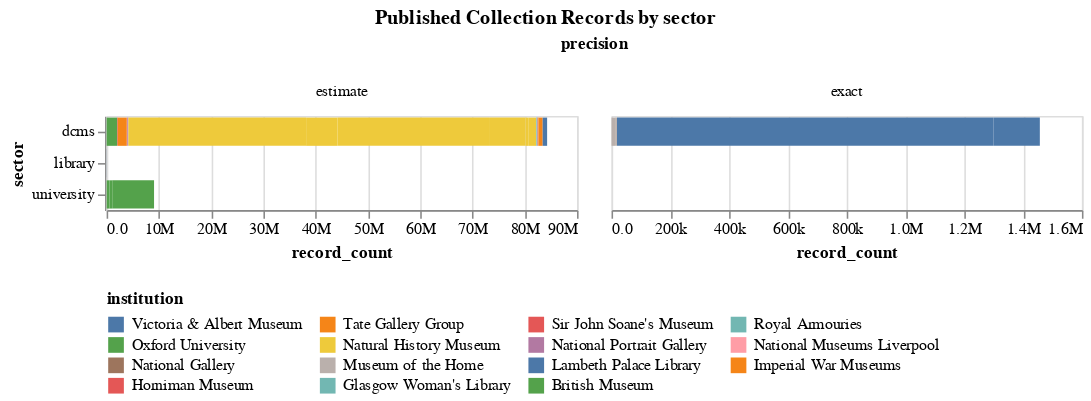

The notebook cell saved with this chart:
### Code cell
title = alt.TitleParams('Published Collection Records by sector', anchor='middle')
alt.Chart(records_data, title=title).mark_bar().encode(
    column='precision:O',
    x='record_count:Q',
    y='sector:N',
    color=alt.Color('institution:N', sort='descending', legend=alt.Legend(orient='bottom',columns=4))
).properties(width=300).resolve_scale(x='independent').configure(numberFormat='.2s')

### Figure 1 — Vega-Lite specification as saved in the notebook (floating-point values rounded to 4 significant figures)
{"config": {"view": {"continuousWidth": 300, "continuousHeight": 300}, "numberFormat": ".2s"}, "data": {"name": "data-16e7f1d857f42061747460e6ac2ad9d2"}, "mark": {"type": "bar"}, "encoding": {"color": {"field": "institution", "legend": {"columns": 4, "orient": "bottom"}, "sort": "descending", "type": "nominal"}, "column": {"field": "precision", "type": "ordinal"}, "x": {"field": "record_count", "type": "quantitative"}, "y": {"field": "sector", "type": "nominal"}}, "resolve": {"scale": {"x": "independent"}}, "title": {"text": "Published Collection Records by sector", "anchor": "middle"}, "width": 300, "$schema": "https://vega.github.io/schema/vega-lite/v5.17.0.json", "datasets": {"data-16e7f1d857f42061747460e6ac2ad9d2": [{"institution": "Oxford University", "subcollection": "History of Science Museum", "sector": "university", "type": "museum", "topic": "science", "precision": "estimate", "record_count": 33592}, {"institution": "Oxford University", "subcollection": "Museum of Natural History", "sector": "university", "type": "museum", "topic": "nature", "precision": "estimate", "record_count": 505745}, {"institution": "Oxford University", "subcollection": "Pitt Rivers Museum", "sector": "university", "type": "museum", "topic": "anthopology", "precision": "estimate", "record_count": 513107}, {"institution": "Glasgow Woman's Library", "subcollection": "Museum Collections", "sector": "library", "type": "museum", "topic": "mixed", "precision": "estimate", "record_count": 3567}, {"institution": "Victoria & Albert Museum", "subcollection": "Victoria & Albert Museum", "sector": "dcms", "type": "museum", "topic": "art", "precision": "exact", "record_count": 1281326}, {"institution": "Museum of the Home", "subcollection": "Museum of the Home", "sector": "dcms", "type": "museum", "topic": "history", "precision": "exact", "record_count": 12200}, {"institution": "Horniman Museum", "subcollection": "Museum Collection", "sector": "dcms", "type": "museum", "topic": "history", "precision": "estimate", "record_count": 132612}, {"institution": "Imperial War Museums", "subcollection": "Museum Collection", "sector": "dcms", "type": "museum", "topic": "history", "precision": "estimate", "record_count": 1737698}, {"institution": "National Gallery", "subcollection": "Museum Collection", "sector": "dcms", "type": "museum", "topic": "history", "precision": "estimate", "record_count": 2626}, {"institution": "National Museums Liverpool", "subcollection": "Museum Collection", "sector": "dcms", "type": "museum", "topic": "history", "precision": "estimate", "record_count": 73682}, {"institution": "National Portrait Gallery", "subcollection": "Museum Collection", "sector": "dcms", "type": "museum", "topic": "history", "precision": "estimate", "record_count": 220000}, {"institution": "Natural History Museum", "subcollection": "Entomology collections", "sector": "dcms", "type": "museum", "topic": "nature", "precision": "estimate", "record_count": 34000000}, {"institution": "Natural History Museum", "subcollection": "Botany collections", "sector": "dcms", "type": "museum", "topic": "nature", "precision": "estimate", "record_count": 6000000}, {"institution": "Natural History Museum", "subcollection": "Zooology collections", "sector": "dcms", "type": "museum", "topic": "nature", "precision": "estimate", "record_count": 29000000}, {"institution": "Natural History Museum", "subcollection": "Palaeontology collections", "sector": "dcms", "type": "museum", "topic": "nature", "precision": "estimate", "record_count": 7000000}, {"institution": "Natural History Museum", "subcollection": "Mineralogy collections", "sector": "dcms", "type": "museum", "topic": "nature", "precision": "estimate", "record_count": 500000}, {"institution": "Natural History Museum", "subcollection": "Library and archive collections", "sector": "dcms", "type": "library", "topic": "nature", "precision": "estimate", "record_count": 1500000}, {"institution": "Royal Armouries", "subcollection": "Museum Collection", "sector": "dcms", "type": "museum", "topic": "nature", "precision": "estimate", "record_count": 65627}, {"institution": "Royal Armouries", "subcollection": "Library Collection", "sector": "dcms", "type": "library", "topic": "nature", "precision": "estimate", "record_count": 65627}, {"institution": "Royal Armouries", "subcollection": "Archive Collection", "sector": "dcms", "type": "archive", "topic": "nature", "precision": "estimate", "record_count": 130130}, {"institution": "Sir John Soane's Museum", "subcollection": "Museum Collection", "sector": "dcms", "type": "museum", "topic": "nature", "precision": "estimate", "record_count": 57164}, {"institution": "Sir John Soane's Museum", "subcollection": "Library Collection", "sector": "dcms", "type": "library", "topic": "nature", "precision": "estimate", "record_count": 57164}, {"institution": "Sir John Soane's Museum", "subcollection": "Archive Collection", "sector": "dcms", "type": "archive", "topic": "nature", "precision": "estimate", "record_count": 0}, {"institution": "Tate Gallery Group", "subcollection": "Museum Collection", "sector": "dcms", "type": "museum", "topic": "nature", "precision": "estimate", "record_count": 79236}, {"institution": "Tate Gallery Group", "subcollection": "Archive Collection", "sector": "dcms", "type": "archive", "topic": "nature", "precision": "estimate", "record_count": 807060}, {"institution": "British Museum", "subcollection": "Museum Collection", "sector": "dcms", "type": "museum", "topic": "nature", "precision": "estimate", "record_count": 2000000}, {"institution": "Oxford University", "subcollection": "History of Science Museum", "sector": "university", "type": "museum", "topic": "science", "precision": "estimate", "record_count": 21011}, {"institution": "Oxford University", "subcollection": "Bodleian Library", "sector": "university", "type": "library", "topic": "national", "precision": "estimate", "record_count": 8000000}, {"institution": "Lambeth Palace Library", "subcollection": "Sion College Collections", "sector": "library", "type": "library", "topic": "theology", "precision": "estimate", "record_count": 15000}, {"institution": "Victoria & Albert Museum", "subcollection": "National Art Library", "sector": "dcms", "type": "library", "topic": "art", "precision": "estimate", "record_count": 849000}, {"institution": "Museum of the Home", "subcollection": "Library Collection", "sector": "dcms", "type": "library", "topic": "history", "precision": "exact", "record_count": 6290}, {"institution": "Victoria & Albert Museum", "subcollection": "Victoria & Albert Museum Archives", "sector": "dcms", "type": "archive", "topic": "art", "precision": "exact", "record_count": 157054}]}}
